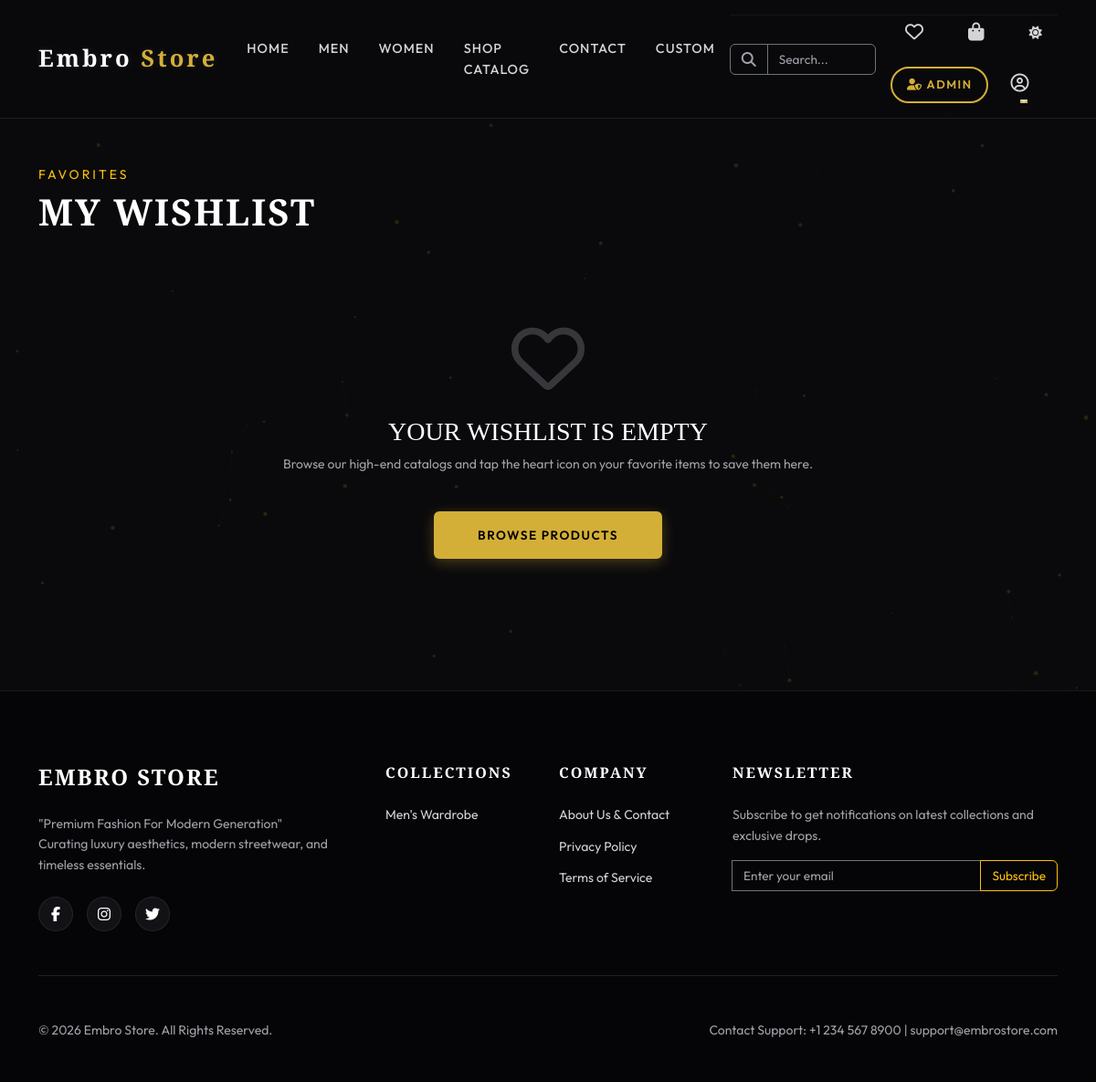
Screenshot of /wishlist/ (signed in) with the database file from the repository.
### dashboard/models.py (models this page shows, shortened)
class Settings(models.Model):
    store_name = models.CharField(max_length=100, default="Embro Store")
    logo = models.ImageField(upload_to='settings/', blank=True, null=True)
    contact_email = models.EmailField(default="support@embrostore.com")
    contact_phone = models.CharField(max_length=20, default="+1 234 567 8900")
    address = models.TextField(default="123 Embro Ave, New York, NY 10001")
    facebook_url = models.URLField(max_length=200, blank=True, default="https://facebook.com")
    instagram_url = models.URLField(max_length=200, blank=True, default="https://instagram.com")
    twitter_url = models.URLField(max_length=200, blank=True, default="https://twitter.com")
    class Meta:
        verbose_name = "Store Setting"
        verbose_name_plural = "Store Settings"
    @classmethod
    def get_settings(cls):
        obj, created = cls.objects.get_or_create(id=1)
        return obj

### wishlist/views.py (the view)
# urls.py: path('', views.wishlist_list, name='wishlist_list'),
@login_required
def wishlist_list(request):
    wishlist = Wishlist.objects.filter(user=request.user)
    return render(request, 'wishlist/wishlist_detail.html', {'wishlist': wishlist})

### cart/context_processors.py (called while the page is built, shortened)
def cart_count(request):
    total_count = 0
    wishlist_count = 0
    if request.user.is_authenticated:
        cart = Cart.objects.filter(user=request.user).first()
        if cart:
            total_count = cart.get_total_items
        wishlist_count = request.user.wishlist_items.count()
    return {
        'cart_count': total_count,
        'wishlist_count': wishlist_count
    }

### cart/models.py (called while the page is built)
    @property
    def get_total_items(self):
        return sum(item.quantity for item in self.items.all())

### dashboard/context_processors.py (called while the page is built)
def store_settings(request):
    return {
        'store_settings': Settings.get_settings()
    }

### templates/wishlist/wishlist_detail.html (shortened to what this page needs)
{% extends 'base.html' %}
{% load static %}
{% block content %}
<div class="container py-5">
    <div class="mb-5 scroll-reveal">
        <span class="text-warning text-uppercase small tracking-widest" style="letter-spacing: 3px;">Favorites</span>
        <h1 class="text-luxury-title mt-1">My Wishlist</h1>
    </div>
    {% if wishlist.count > 0 %}
        <div class="row g-4 scroll-reveal">
            {% for item in wishlist %}
                <div class="col-xl-3 col-lg-4 col-md-6 wishlist-item-row" style="transition: opacity 0.5s;">
                    {% include 'products/includes/product_card.html' with product=item.product %}
                </div>
            {% endfor %}
        </div>
    {% else %}
        <div class="text-center py-5 my-5 scroll-reveal">
            <i class="far fa-heart text-muted display-1 mb-4" style="opacity: 0.3;"></i>
            <h3 class="font-serif text-uppercase">Your wishlist is empty</h3>
            <p class="text-muted small mt-2">Browse our high-end catalogs and tap the heart icon on your favorite items to save them here.</p>
            <a href="{% url 'products:product_list' %}" class="btn btn-neon mt-4 py-3 px-5" style="border-radius: 6px;">Browse Products</a>
        </div>
    {% endif %}
</div>
{% endblock %}

### templates/base.html (shortened to what this page needs)
<!DOCTYPE html>
{% load static %}
<html lang="en" data-theme="dark">
<head>
    <link href="https://cdn.jsdelivr.net/npm/bootstrap@5.3.2/dist/css/bootstrap.min.css" rel="stylesheet">
    <link rel="stylesheet" href="https://cdnjs.cloudflare.com/ajax/libs/font-awesome/6.4.2/css/all.min.css">
    <link rel="stylesheet" href="{% static 'css/theme.css' %}?v=1.3">
</head>
<body>
    <div class="main-wrapper">
        <nav class="navbar navbar-expand-lg navbar-custom sticky-top py-3">
            <div class="container">
                <a class="navbar-brand navbar-brand-luxury" href="{% url 'products:home' %}" style="color: #ffffff !important;">
                    {{ store_settings.store_name|slice:":5" }}<span>{{ store_settings.store_name|slice:"5:" }}</span>
                </a>
                <div class="collapse navbar-collapse" id="navbarContent">
                    <ul class="navbar-nav mx-auto mb-2 mb-lg-0">
                        <li class="nav-item">
                            <a class="nav-link nav-link-custom {% if request.resolver_match.url_name == 'home' %}active{% endif %}" href="{% url 'products:home' %}">Home</a>
                        </li>
                        <li class="nav-item">
                            <a class="nav-link nav-link-custom" href="{% url 'products:product_list' %}?gender=men">Men</a>
                        </li>
                        <li class="nav-item">
                            <a class="nav-link nav-link-custom" href="{% url 'products:product_list' %}?gender=women">Women</a>
                        </li>
                        <li class="nav-item">
                            <a class="nav-link nav-link-custom {% if request.resolver_match.url_name == 'product_list' and not request.GET.gender %}active{% endif %}" href="{% url 'products:product_list' %}">Shop Catalog</a>
                        </li>
                        <li class="nav-item">
                            <a class="nav-link nav-link-custom {% if request.resolver_match.url_name == 'contact_page' %}active{% endif %}" href="{% url 'contacts:contact_page' %}">Contact</a>
                        </li>
                        {% if request.user.is_authenticated %}
                        <li class="nav-item">
                            <a class="nav-link nav-link-custom {% if request.resolver_match.url_name == 'custom_design' %}active{% endif %}" href="{% url 'products:custom_design' %}">Custom</a>
                        </li>
                        {% endif %}
                    </ul>
                    <div class="d-flex flex-column flex-lg-row align-items-start align-items-lg-center gap-3 mt-3 mt-lg-0 border-top border-secondary pt-3 pt-lg-0 border-lg-0 w-100 w-lg-auto" style="border-color: rgba(255, 255, 255, 0.05) !important;">
                        <div class="ajax-search-wrapper w-100" style="max-width: 280px;">
                            <div class="input-group">
                                <span class="input-group-text bg-transparent border-secondary text-muted"><i class="fas fa-search"></i></span>
                                <input type="text" id="search-input" class="form-control bg-transparent border-secondary text-white" placeholder="Search..." autocomplete="off" style="font-size: 0.85rem;">
                            </div>
                        </div>
                        <div class="d-flex flex-wrap align-items-center gap-3 w-100 justify-content-between justify-content-lg-start">
                            <div class="d-flex align-items-center gap-3">
                                <a href="{% url 'wishlist:wishlist_list' %}" class="position-relative text-white nav-link-custom px-1" title="Wishlist">
                                    <i class="far fa-heart" style="font-size: 1.25rem;"></i>
                                </a>
                                <a href="{% url 'cart:cart_detail' %}" class="position-relative text-white nav-link-custom px-1" title="Cart">
                                    <i class="fas fa-shopping-bag" style="font-size: 1.25rem;"></i>
                                </a>
                                <button class="btn theme-toggle-btn border-0 text-white p-0 nav-link-custom px-1" title="Toggle Theme">
                                    <i class="fas fa-sun"></i>
                                </button>
                            </div>
                            <div class="d-flex flex-wrap align-items-center gap-2">
                                {% if not request.user.is_authenticated or request.user.is_staff %}
                                    <a href="/admin/" class="btn btn-neon-outline py-2 px-3" style="font-size: 0.8rem; border-radius: 30px;"><i class="fas fa-user-shield me-1"></i>Admin</a>
                                {% endif %}
                                {% if request.user.is_authenticated %}
                                    <div class="dropdown">
                                        <a class="nav-link nav-link-custom dropdown-toggle px-1 text-white" href="#" role="button" data-bs-toggle="dropdown">
                                            <i class="far fa-user-circle" style="font-size: 1.25rem;"></i>
                                        </a>
                                    </div>
                                {% else %}
                                    <a href="{% url 'accounts:login' %}" class="btn btn-neon-outline py-2 px-3" style="font-size: 0.8rem; border-radius: 30px;">Login</a>
                                {% endif %}
                            </div>
                        </div>
                    </div>
                </div>
            </div>
        </nav>
        <main style="min-height: 60vh;">
            {% block content %}{% endblock %}
        </main>
        <footer class="footer-custom">
            <div class="container">
                <div class="row g-4">
                    <div class="col-lg-4 col-md-6">
                        <h4 class="footer-title">{{ store_settings.store_name }}</h4>
                        <p class="small text-muted mb-4">"Premium Fashion For Modern Generation"<br>Curating luxury aesthetics, modern streetwear, and timeless essentials.</p>
                        <div class="social-icons-box">
                            {% if store_settings.facebook_url %}
                                <a href="{{ store_settings.facebook_url }}" class="social-icon-btn" target="_blank"><i class="fab fa-facebook-f"></i></a>
                            {% endif %}
                            {% if store_settings.instagram_url %}
                                <a href="{{ store_settings.instagram_url }}" class="social-icon-btn" target="_blank"><i class="fab fa-instagram"></i></a>
                            {% endif %}
                            {% if store_settings.twitter_url %}
                                <a href="{{ store_settings.twitter_url }}" class="social-icon-btn" target="_blank"><i class="fab fa-twitter"></i></a>
                            {% endif %}
                        </div>
                    </div>
                    <div class="col-lg-2 col-md-6">
                        <h5 class="footer-title" style="font-size: 1rem;">Collections</h5>
                        <a href="{% url 'products:product_list' %}?gender=men" class="footer-link small">Men's Wardrobe</a>
                    </div>
                    <div class="col-lg-2 col-md-6">
                        <h5 class="footer-title" style="font-size: 1rem;">Company</h5>
                        <a href="{% url 'contacts:contact_page' %}" class="footer-link small">About Us & Contact</a>
                        <a href="#" class="footer-link small">Privacy Policy</a>
                        <a href="#" class="footer-link small">Terms of Service</a>
                    </div>
                    <div class="col-lg-4 col-md-6">
                        <h5 class="footer-title" style="font-size: 1rem;">Newsletter</h5>
                        <p class="small text-muted mb-3">Subscribe to get notifications on latest collections and exclusive drops.</p>
                        <form action="{% url 'contacts:newsletter_subscribe' %}" method="POST" class="input-group mb-3 ajax-newsletter-form">
                            <input type="email" name="email" class="form-control bg-transparent border-secondary text-white" placeholder="Enter your email" required style="font-size: 0.85rem;">
                            <button class="btn btn-outline-warning" type="submit" style="font-size: 0.85rem;">Subscribe</button>
                        </form>
                    </div>
                </div>
                <hr class="border-secondary my-5">
                <div class="d-flex flex-column flex-md-row justify-content-between align-items-center small text-muted">
                    <p>&copy; 2026 {{ store_settings.store_name }}. All Rights Reserved.</p>
                    <p>Contact Support: {{ store_settings.contact_phone }} | {{ store_settings.contact_email }}</p>
                </div>
            </div>
        </footer>
    </div>
</body>
</html>

### static/css/theme.css (style rules this page uses)
:root { --bg-primary: #0a0a0c; --bg-secondary: #121216; --bg-tertiary: #1a1a22; --glass-bg: rgba(18, 18, 22, 0.65); --glass-border: rgba(255, 255, 255, 0.08); --glass-highlight: rgba(255, 255, 255, 0.03); --text-primary: #ffffff; --text-secondary: #d4d4d8; --text-muted: #a1a1aa; --accent: #d4af37; --accent-glow: rgba(212, 175, 55, 0.3); --accent-neon: #ffaa00; --accent-neon-glow: rgba(255, 170, 0, 0.45); --danger: #ef4444; --success: #10b981; --info: #3b82f6; --font-sans: 'Outfit', sans-serif; --font-serif: 'Playfair Display', serif; --transition-smooth: all 0.4s cubic-bezier(0.16, 1, 0.3, 1); --transition-bounce: all 0.5s cubic-bezier(0.34, 1.56, 0.64, 1); }
* { margin: 0; padding: 0; box-sizing: border-box; }
body { background-color: var(--bg-primary); color: var(--text-primary); font-family: var(--font-sans); overflow-x: hidden; line-height: 1.6; }
.main-wrapper { position: relative; z-index: 1; }
.btn-neon { background-color: var(--accent); color: #000000; font-weight: 600; border: none; border-radius: 30px; padding: 12px 28px; text-transform: uppercase; font-size: 0.85rem; letter-spacing: 1.5px; box-shadow: 0 4px 15px var(--accent-glow); transition: var(--transition-bounce); cursor: pointer; text-decoration: none; display: inline-flex; align-items: center; justify-content: center; }
.btn-neon-outline { background-color: transparent; color: var(--accent); border: 2px solid var(--accent); border-radius: 30px; padding: 10px 26px; text-transform: uppercase; font-weight: 600; font-size: 0.85rem; letter-spacing: 1.5px; transition: var(--transition-smooth); text-decoration: none; display: inline-flex; align-items: center; justify-content: center; }
h1, h2, h3, h4, h5, h6 { color: var(--text-primary); }
.font-serif { font-family: var(--font-serif); }
.text-luxury-title { font-family: var(--font-serif); font-weight: 700; letter-spacing: 2px; text-transform: uppercase; }
.text-muted { color: var(--text-muted) !important; }
.navbar-custom { background: rgba(10, 10, 12, 0.85); backdrop-filter: blur(20px); -webkit-backdrop-filter: blur(20px); border-bottom: 1px solid var(--glass-border); transition: var(--transition-smooth); z-index: 1000; }
.navbar-brand-luxury { font-family: var(--font-serif); font-weight: 700; font-size: 1.6rem; letter-spacing: 3px; color: var(--text-primary) !important; text-shadow: 0 0 10px rgba(255,255,255,0.1); }
.navbar-brand-luxury span { color: var(--accent); }
.nav-link-custom { color: var(--text-secondary) !important; font-weight: 500; font-size: 0.9rem; letter-spacing: 1px; text-transform: uppercase; transition: var(--transition-smooth); position: relative; padding: 8px 16px !important; }
.nav-link-custom::after { content: ''; position: absolute; bottom: 0; left: 50%; width: 0; height: 1px; background-color: var(--accent); transition: var(--transition-smooth); transform: translateX(-50%); }
.ajax-search-wrapper { position: relative; }
.footer-custom { background-color: #050507; border-top: 1px solid var(--glass-border); color: var(--text-secondary); padding: 80px 0 30px 0; }
.footer-title { font-family: var(--font-serif); font-weight: 600; text-transform: uppercase; letter-spacing: 2px; color: var(--text-primary); margin-bottom: 25px; }
.footer-link { color: var(--text-secondary); text-decoration: none; transition: var(--transition-smooth); display: block; margin-bottom: 12px; }
.social-icons-box { display: flex; gap: 15px; margin-top: 20px; }
.social-icon-btn { width: 38px; height: 38px; border-radius: 50%; background-color: var(--bg-secondary); border: 1px solid var(--glass-border); color: var(--text-primary); display: flex; align-items: center; justify-content: center; transition: var(--transition-bounce); text-decoration: none; }
.navbar-custom .nav-link-custom { color: #d4d4d8 !important; }
.navbar-custom .form-control { color: #ffffff !important; }
.navbar-custom .form-control::placeholder { color: #a1a1aa !important; }
.footer-custom { color: #d4d4d8 !important; }
.footer-custom .footer-title { color: #ffffff !important; }
.footer-custom .footer-link { color: #d4d4d8 !important; }
.footer-custom .text-muted { color: #a1a1aa !important; }
.footer-custom .form-control { color: #ffffff !important; }
.footer-custom .form-control::placeholder { color: #a1a1aa !important; }

### rows the page displays
Settings: store_name "Embro", store_name "Store", store_name "EMBRO STORE", store_name "Embro Store", contact_phone "+1 234 567 8900", contact_email "support@embrostore.com"
